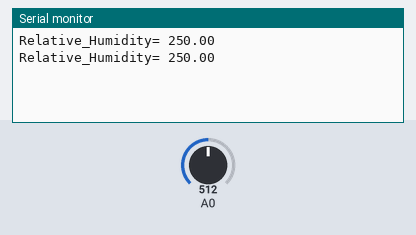
Bench run of a sketch on a simulated Arduino Uno, built with avr-gcc and run on an emulated ATmega328P. On the bench: the last lines printed to the serial monitor. The inputs (shaded band) are chosen by the test bench; at power-on: A0 = 512.

Above: at 3.8 s.
3.9 s: A0 set to 716
At 6.6 s:
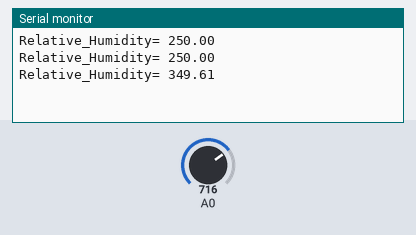
7.8 s: A0 set to 900
At 10.1 s:
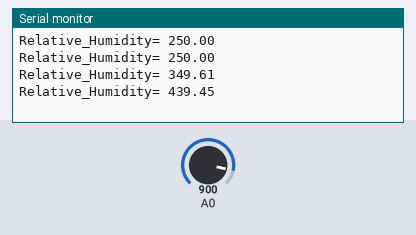
Timing chart, 0 to 11.6 s (numbered marks = the images above; inputs shaded):
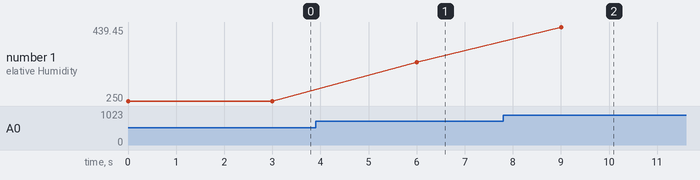

Measured:
- after the input at 3.9 s, the serial monitor: prints a new line after 2.1 s (image 1)
- after the input at 7.8 s, the serial monitor: prints a new line after 1.2 s (image 2)
- plotted number 1: 250 → 349.61 after the input at 3.9 s, 349.61 → 439.45 after the input at 7.8 s

The sketch:

RH_hr202.ino
```cpp
int value;
float mv,rh;

void setup() {
  // put your setup code here, to run once:
Serial.begin (9600);
}

void loop() {
  // put your main code here, to run repeatedly:
value= analogRead (0);
mv=(value/1024.0)*5000.0;
rh= mv/10.0;
Serial.print("Relative_Humidity= ");
Serial.println(rh);
//Serial.println('%');
delay(3000);
}
```
